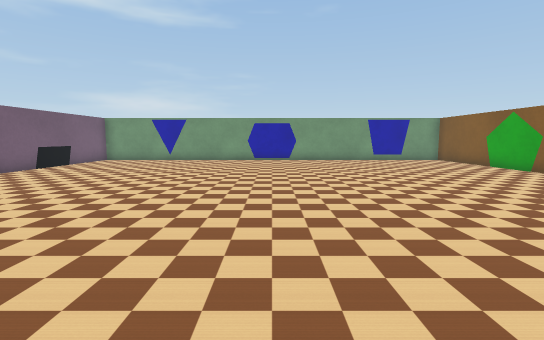
View 1 (above)

12 first-person views from a walk through a world built for the Webots simulator. The camera is 0.61 m above the floor, tilts 6° down and sees 85° across. The floor is counted in squares, 0.5 m on a side. Each view is taken from the middle of a square. On the plan, view 1 faces up. The plan holds only what a view shows up to about 13 squares ahead; the rest is blank. The robots in the file are not drawn. Webots' stock objects and surfaces are drawn as simple stand-ins.

View 2
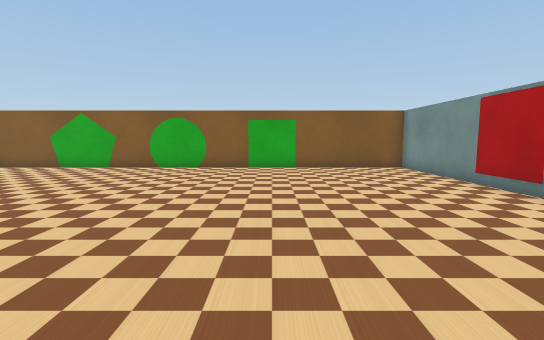

View 3
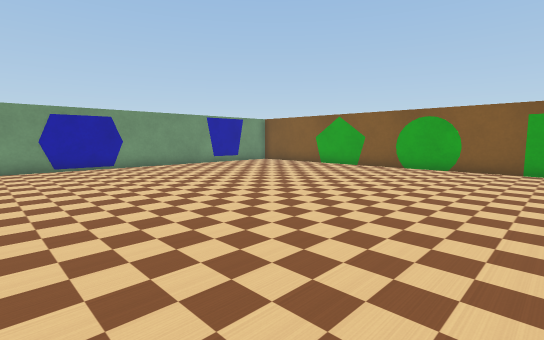

View 4
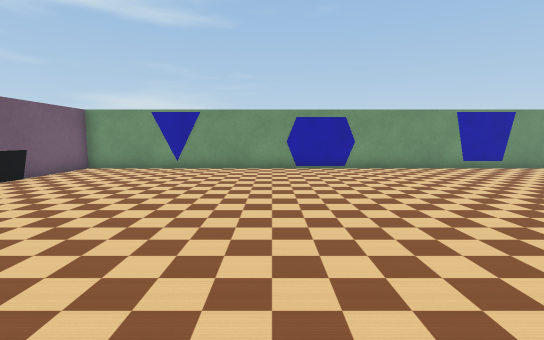

View 5
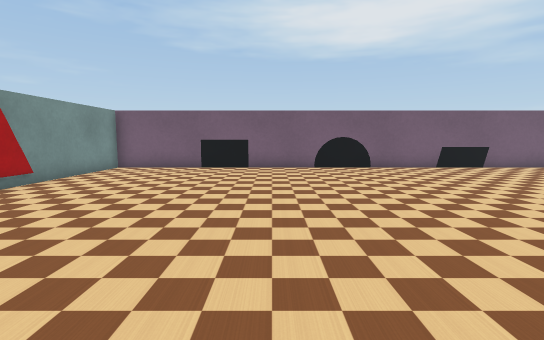

View 6
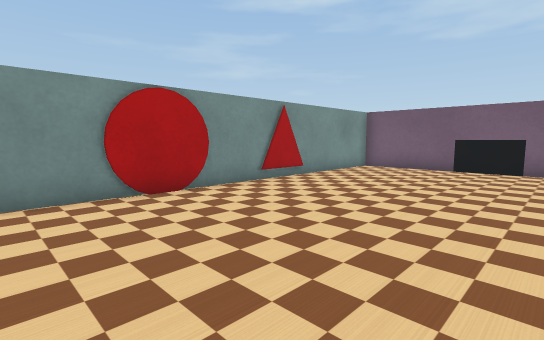

View 7
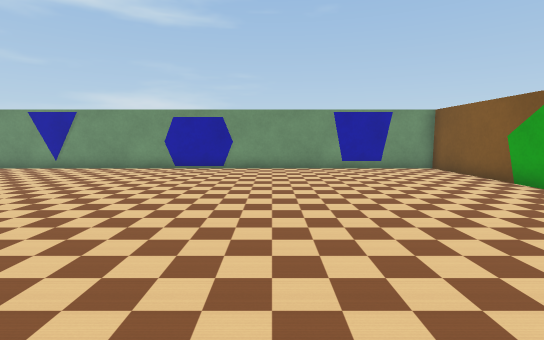

View 8
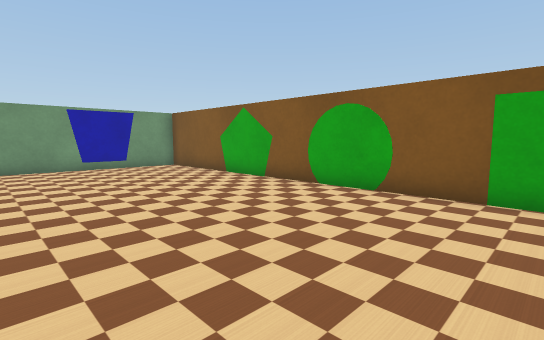

View 9
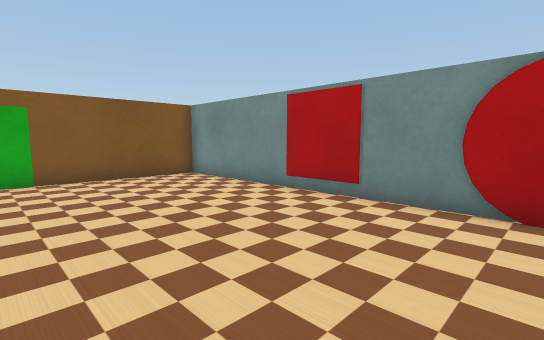

View 10
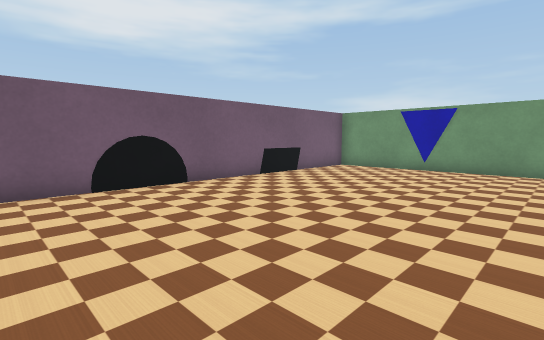

View 11
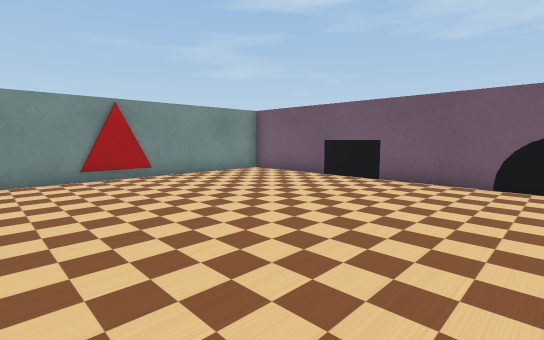

View 12
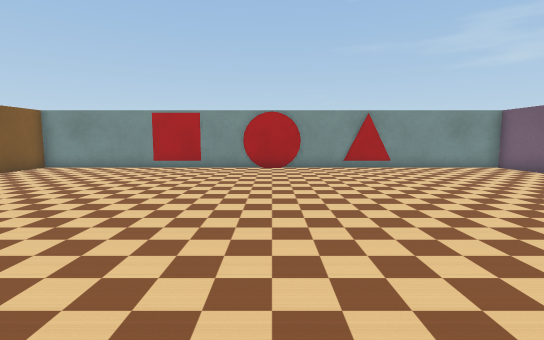

### Floor plan
Points are (right, up) in squares from view 1. A wall is a line through its corners. A room is listed if a view was taken in it or the views show most of it. See-through windows are left out.
Room 1 (views 1, 2, 3, 4, 5, 6, 7, 8, 9, 10, 11, 12)
walls: (-1, 17.2) (-9.6, 17.2) (-9.6, -1.6) (9.6, -1.6) (9.6, 3); (9.6, 4.9) (9.6, 17.2) (1, 17.2)
objects: other object (-6, 17); other object (-4, -1); red cylinder (0, -1); other object (0, 17); red panel (4, -2); other object (7, 17); green panel (10, 4); green pole (10, 8); other object (10, 12)

Positions as (right, up) in squares from view 1, and headings:
1: (0, 0), facing up
2: (-3, 4), facing right
3: (-3, 4), facing up-right
4: (-2, 5), facing up
5: (3, 5), facing left
6: (3, 5), facing down-left
7: (3, 5), facing up
8: (3, 4), facing up-right
9: (0, 4), facing down-right
10: (-2, 5), facing up-left
11: (-1, 8), facing down-left
12: (0, 11), facing down
